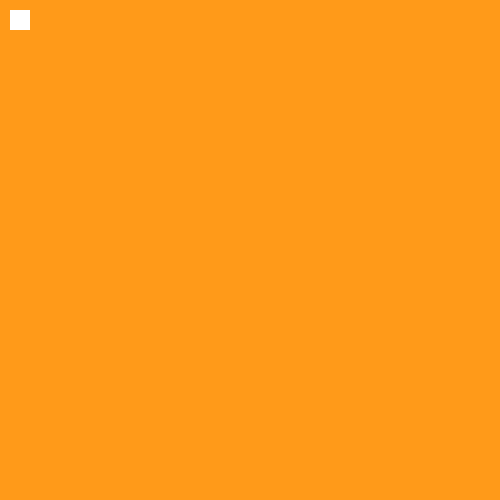
Frame 1 (no input)
Frame 60 (the mouse pressed at the canvas centre just before this capture): identical to frame 1, image omitted
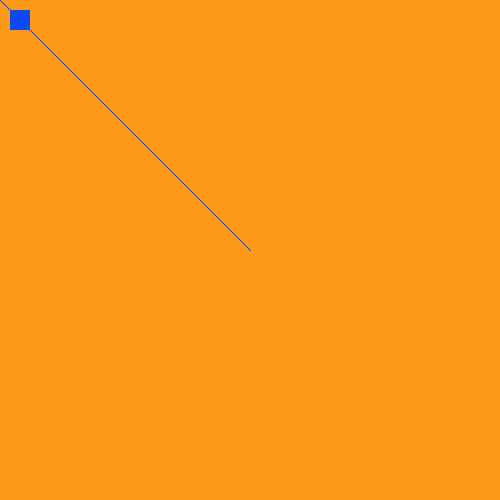
Frame 120 (the mouse held since frame 60 and released just before this capture)

The Processing sketch that drew these frames (run headless with seeded random() and noise(); from frame 60 on, the mouse is pressed at the canvas centre):

// Processing sketch: processing_154404
// ── processing_154404.pde

void setup() {
  size(500, 500);
  frameRate(3000);
  stroke(255);
  background(255, 154, 25);
}


//definitions
color pencolor = #0C48F5;
color blue = #0C48F5;
color green = #17FF30;
color pink = #EF17FF;
color yellow = #FAFF17;
color eraser = #FF9A19;

int thick = 5;
int thicker = 70;


void draw() {
  noStroke();
  rect(10, 10, 20, 20);
  fill(255);
   
  stroke(pencolor);
  
    if(keyPressed) {
      if(key == 'p' || key == 'P') {
        pencolor = pink;
        strokeWeight(thick);
      }
      else if(key == 'y' || key == 'Y') {
        pencolor = yellow;
        strokeWeight(thick);
      }
      else if(key == 'g' || key == 'G') {
        pencolor = green;
        strokeWeight(thick);
      }
      else if(key == 'b' || key == 'B') {
        pencolor = blue;
        strokeWeight(thick);
      }
      else if(key == 'e' || key == 'E') {
        pencolor = eraser;
        strokeWeight(thicker);
      }
    }
    if(mousePressed) {
      if(mouseX < 30 && mouseX > 10 && mouseY <30 && mouseY > 10) {
        background(255, 154, 25);
        
      }
    
    line(mouseX, mouseY, pmouseX, pmouseY);
    fill(pencolor);
    
  
  }
}
